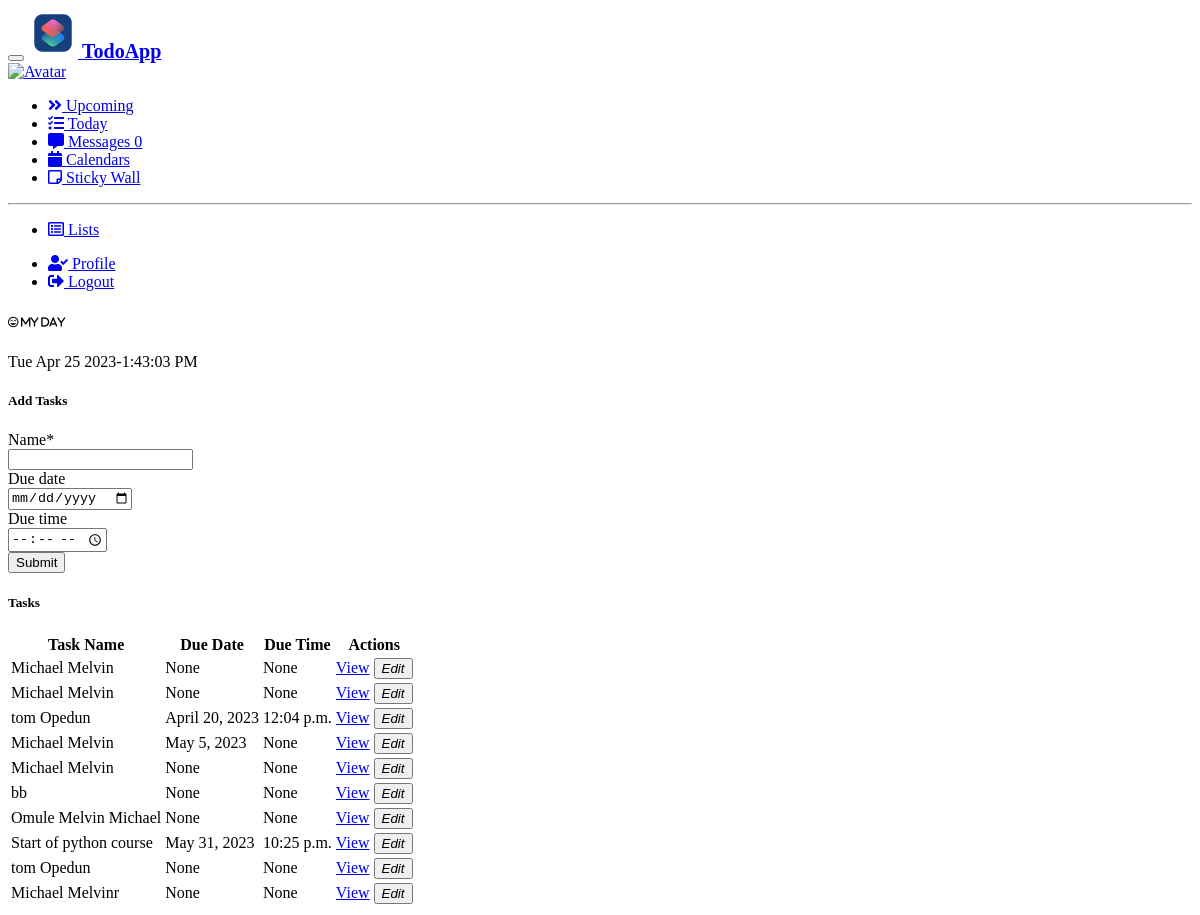
The app's page /home/ (signed in) with its own data.
### todo/models.py (models this page shows, shortened)
class Task(models.Model):
    name = models.CharField(max_length=255)
    due_date = models.DateField(null=True, blank=True)
    due_time = models.TimeField(null=True, blank=True)

### todo/views.py (the view)
# urls.py: re_path(r'^home/$', views.home, name='home'),
@login_required
def home(request):
    if request.method == 'POST':
        form = TaskForm(request.POST)
        if form.is_valid():
            task = form.save()
            return JsonResponse({
                'name': task.name,
                'due_date': task.due_date.strftime('%Y-%m-%d') if task.due_date else '',
                'due_time': task.due_time.strftime('%H:%M:%S') if task.due_time else '',
            })
    else:
        form = TaskForm()
    tasks = Task.objects.all()
    return render(request, 'home.html', {'tasks': tasks, 'form': form})

### todo/forms.py
class TaskForm(forms.ModelForm):
    class Meta:
        model = Task
        fields = ['name', 'due_date', 'due_time']
        widgets = {
            'due_date': forms.DateInput(attrs={'type': 'date'}),
            'due_time': forms.TimeInput(attrs={'type': 'time'}),
        }
    def __init__(self, *args, **kwargs):
        super(TaskForm, self).__init__(*args, **kwargs)
        self.helper = FormHelper()
        self.helper.form_method = 'post'
        self.helper.add_input(Submit('submit', 'Submit'))
        self.helper.layout = Layout(
            Row(
                Column('name', css_class='form-group col-md-6 mb-0'),
                Column('due_date', css_class='form-group col-md-3 mb-0'),
                Column('due_time', css_class='form-group col-md-3 mb-0'),
                css_class='form-row'
            ),
        )

### todo/templates/home.html (shortened to what this page needs)
<!doctype html>
<html>
{% load static %}
<div class="d-flex flex-column flex-lg-row h-lg-full bg-gray-100">
  <nav
    class="navbar show navbar-vertical h-lg-screen navbar-expand-lg px-0 py-3 py-lg-0 navbar-light bg-light border-end-lg"
    id="navbarVertical">
    <div class="container-fluid">
      <button class="navbar-toggler ms-n2" type="button" data-bs-toggle="collapse" data-bs-target="#sidebarCollapse"
        aria-controls="sidebarCollapse" aria-expanded="false" aria-label="Toggle navigation">
      </button>
      <a class="navbar-brand py-lg-5 mb-lg-5 px-lg-6 me-0" href="#">
        <img src="{% static 'Logo_todoApp.png' %}" height="50" width="50" />
        <span class="name">TodoApp</span>
      </a>
      <div class="navbar-user d-lg-none">
        <div class="dropdown">
          <a href="#" id="sidebarAvatar" role="button" data-bs-toggle="dropdown" aria-haspopup="true"
            aria-expanded="false">
            <div class="avatar bg-warning rounded-circle text-white">
              <img alt="Avatar" src="" />
            </div>
          </a>
        </div>
      </div>
      <div class="collapse navbar-collapse" id="sidebarCollapse">
        <ul class="navbar-nav">
          <li class="nav-item">
            <a class="nav-link" href="#">
              <i class="fas fa-angles-right"></i>
               Upcoming
            </a>
          </li>
          <li class="nav-item">
            <a class="nav-link" href="task_list">
              <i class="fas fa-list-check"></i>
               Today
            </a>
          </li>
          <li class="nav-item">
            <a class="nav-link" href="#">
              <i class="fas fa-message"></i>
               Messages
              <span
                class="badge bg-opacity-30 bg-primary text-primary rounded-pill d-inline-flex align-items-center ms-auto">0</span>
            </a>
          </li>
          <li class="nav-item">
            <a class="nav-link" href="#">
              <i class="fas fa-calendar"></i>
               Calendars
            </a>
          </li>
          <li class="nav-item">
            <a class="nav-link" href="sticky_notes">
              <i class="far fa-note-sticky"></i>
               Sticky Wall
            </a>
          </li>
        </ul>
        <hr class="navbar-divider my-5 opacity-20" />
        <ul class="navbar-nav mb-md-4">
          <li class="nav-item">
            <a class="nav-link" href="#">
              <i class="far fa-rectangle-list"></i>
               Lists
            </a>
          </li>
        </ul>
        <ul class="navbar-nav mb-5">
          <li class="nav-item">
            <a class="nav-link" href="{% url 'Users-profile' %}">
              <i class="fas fa-user-check"></i>
               Profile
            </a>
          </li>
          <li class="nav-item">
            <a class="nav-link" href="{% url 'logout' %}">
              <i class="fas fa-right-from-bracket"></i>
               Logout
            </a>
          </li>
        </ul>
      </div>
    </div>
  </nav>
  <div class="h-screen flex-grow-1 overflow-y-lg-auto" id="content-container">
    <header class="bg-surface-primary border-bottom pt-6">
      <div class="container-fluid">
        <div class="mb-npx">
          <div class="row align-items-center">
            <div class="col-sm-6 col-12 mb-4 mb-sm-0">
              <h6 class="h2 mb-0 ls-tight">
                <i class="far fa-face-grin-beam"> My Day</i>
              </h6>
              <p id="watch"></p>
            </div>
          </div>
        </div>
      </div>
    </header>
    {% block content %}
    <main class="py-10 bg-surface-secondary">
      <div class="container-fluid">
        <div class="card mb-7">
          <div class="card-header">
            <h5 class="mb-0">Add Tasks</h5>
          </div>
          <div class="card-header">
            {% load crispy_forms_tags %}
            <form method="POST" id="addTaskForm">
              {% crispy form %}
            </form>
          </div>
        </div>
        <div class="card mb-7">
          <div class="card-header">
            <h5 class="mb-0">Tasks</h5>
          </div>
          <div class="table-responsive">
            <table class="table table-hover table-nowrap">
              <thead thead class="table-light">
                <tr>
                  <th scope="col">Task Name</th>
                  <th scope="col">Due Date</th>
                  <th scope="col">Due Time</th>
                  <th scope="col">Actions</th>
                </tr>
              </thead>
              <tbody id="taskTableBody">
                {% for task in tasks %}
                <tr>
                  <td>{{ task.name }}</td>
                  <td>{{ task.due_date }}</td>
                  <td>{{ task.due_time }}</td>
                  <td>
                    <a href="#" class="btn btn-sm btn-neutral">View</a>
                    <button type="button" class="btn btn-sm btn-square btn-neutral text-danger-hover">
                      <i class="bi bi-trash">Edit</i>
                    </button>
                  </td>
                </tr>
                {% endfor %}
              </tbody>
            </table>
          </div>
        </div>
    </main>
    {% endblock content %}
  </div>
</div>
<head>
  <link rel="stylesheet" type="text/css" href="{% static '/css/add_task.css' %}">
  <link href="https://unpkg.com/@webpixels/css/dist/index.css" rel="stylesheet" />
  <link href="https://cdnjs.cloudflare.com/ajax/libs/font-awesome/6.0.0/css/all.min.css" rel="stylesheet" />
  <link rel="stylesheet" href="https://cdnjs.cloudflare.com/ajax/libs/font-awesome/5.15.3/css/all.min.css" />
  <link rel="stylesheet" href="https://cdnjs.cloudflare.com/ajax/libs/font-awesome/5.15.3/css/all.min.css"
 />
</head>
</html>

### static/css/add_task.css (style rules this page uses)
.name { font-size: 20px; font-weight: bold; }

### records on screen
Task: name "Michael Melvin", due_date "None", due_time "None"
Task: name "Michael Melvin", due_date "None", due_time "None"
Task: name "tom Opedun", due_date "April 20, 2023", due_time "12:04 p.m."
Task: name "Michael Melvin", due_date "May 5, 2023", due_time "None"
Task: name "Michael Melvin", due_date "None", due_time "None"
Task: name "bb", due_date "None", due_time "None"
Task: name "Omule Melvin Michael", due_date "None", due_time "None"
Task: name "Start of python course", due_date "May 31, 2023", due_time "10:25 p.m."
Task: name "tom Opedun", due_date "None", due_time "None"
Task: name "Michael Melvinr", due_date "None", due_time "None"
